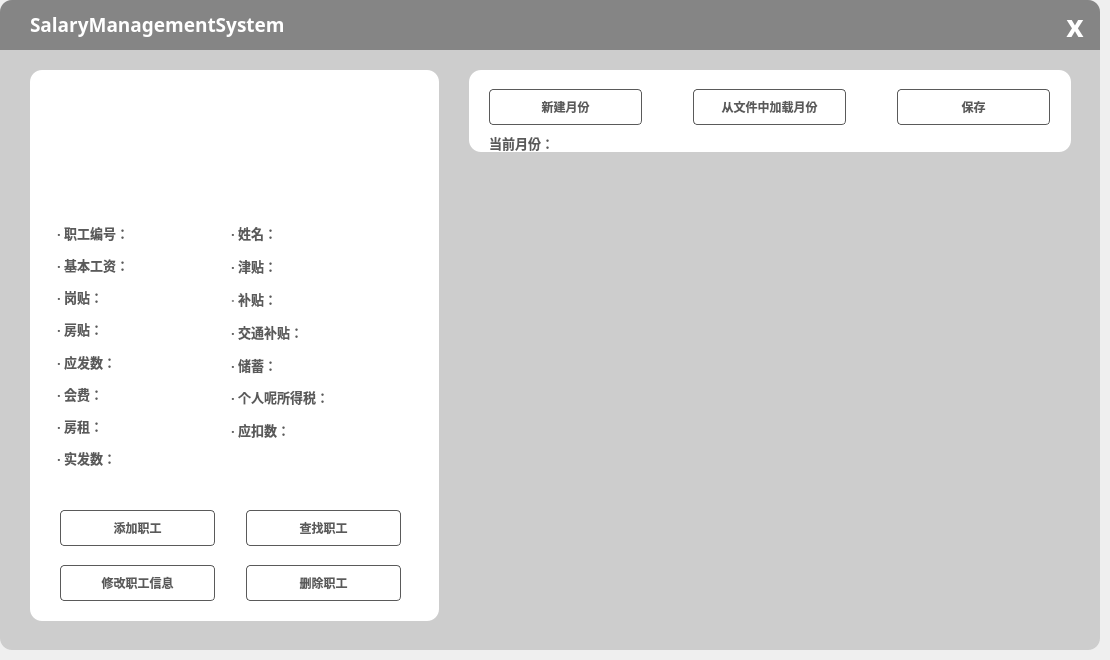
<?xml version="1.0" encoding="UTF-8"?>
<ui version="4.0">
 <class>MainWindow</class>
 <widget class="QMainWindow" name="MainWindow">
  <property name="geometry">
   <rect>
    <x>0</x>
    <y>0</y>
    <width>1110</width>
    <height>660</height>
   </rect>
  </property>
  <property name="windowTitle">
   <string>MainWindow</string>
  </property>
  <widget class="QWidget" name="centralwidget">
   <widget class="QFrame" name="BackgrandFrame">
    <property name="geometry">
     <rect>
      <x>0</x>
      <y>0</y>
      <width>1100</width>
      <height>650</height>
     </rect>
    </property>
    <property name="styleSheet">
     <string notr="true">background-color:rgb(205, 205, 205); 
border-radius: 12px;
 
                     </string>
    </property>
    <property name="frameShape">
     <enum>QFrame::StyledPanel</enum>
    </property>
    <property name="frameShadow">
     <enum>QFrame::Raised</enum>
    </property>
    <widget class="QFrame" name="Topframe">
     <property name="geometry">
      <rect>
       <x>0</x>
       <y>0</y>
       <width>1100</width>
       <height>50</height>
      </rect>
     </property>
     <property name="styleSheet">
      <string notr="true">background-color:rgb(133, 133, 133);
border-top-left-radius: 12px;     
border-top-right-radius: 12px;    
border-bottom-left-radius: 0px;   
border-bottom-right-radius: 0px;  </string>
     </property>
     <property name="frameShape">
      <enum>QFrame::StyledPanel</enum>
     </property>
     <property name="frameShadow">
      <enum>QFrame::Raised</enum>
     </property>
     <widget class="QPushButton" name="closeBtn">
      <property name="geometry">
       <rect>
        <x>1050</x>
        <y>0</y>
        <width>50</width>
        <height>50</height>
       </rect>
      </property>
      <property name="font">
       <font>
        <family>等线</family>
        <pointsize>-1</pointsize>
        <bold>true</bold>
       </font>
      </property>
      <property name="styleSheet">
       <string notr="true">QPushButton {
    background-color: 165, 220, 255;
    color: white;
     border-top-left-radius: 0px;    
    border-top-right-radius: 12px;   
    border-bottom-left-radius: 0px;   
    border-bottom-right-radius: 0px;  
    font-size: 30px;
}
QPushButton:hover {
    background-color: rgb(205, 205, 205);
}</string>
      </property>
      <property name="text">
       <string>x</string>
      </property>
      <property name="flat">
       <bool>false</bool>
      </property>
     </widget>
     <widget class="QLabel" name="SMSlabel">
      <property name="geometry">
       <rect>
        <x>30</x>
        <y>0</y>
        <width>430</width>
        <height>50</height>
       </rect>
      </property>
      <property name="font">
       <font>
        <family>等线</family>
        <bold>true</bold>
       </font>
      </property>
      <property name="text">
       <string>&lt;html&gt;&lt;head/&gt;&lt;body&gt;&lt;p&gt;&lt;span style=&quot; font-size:14pt; font-weight:700; color:#ffffff;&quot;&gt;SalaryManagementSystem&lt;/span&gt;&lt;/p&gt;&lt;/body&gt;&lt;/html&gt;</string>
      </property>
     </widget>
    </widget>
    <widget class="QWidget" name="horizontalLayoutWidget_4">
     <property name="geometry">
      <rect>
       <x>30</x>
       <y>70</y>
       <width>1041</width>
       <height>551</height>
      </rect>
     </property>
     <layout class="QHBoxLayout" name="horizontalLayout_5" stretch="17,1,25">
      <item>
       <widget class="QFrame" name="InfoviewFrame">
        <property name="styleSheet">
         <string notr="true">background-color:rgb(255, 255, 255);
</string>
        </property>
        <property name="frameShape">
         <enum>QFrame::StyledPanel</enum>
        </property>
        <property name="frameShadow">
         <enum>QFrame::Raised</enum>
        </property>
        <widget class="QWidget" name="horizontalLayoutWidget">
         <property name="geometry">
          <rect>
           <x>20</x>
           <y>10</y>
           <width>361</width>
           <height>141</height>
          </rect>
         </property>
         <layout class="QHBoxLayout" name="horizontalLayout" stretch="1,2,2">
          <item>
           <spacer name="horizontalSpacer">
            <property name="orientation">
             <enum>Qt::Horizontal</enum>
            </property>
            <property name="sizeHint" stdset="0">
             <size>
              <width>78</width>
              <height>20</height>
             </size>
            </property>
           </spacer>
          </item>
          <item>
           <widget class="QLabel" name="avatarlabel">
            <property name="text">
             <string/>
            </property>
           </widget>
          </item>
          <item>
           <spacer name="horizontalSpacer_2">
            <property name="orientation">
             <enum>Qt::Horizontal</enum>
            </property>
            <property name="sizeHint" stdset="0">
             <size>
              <width>108</width>
              <height>20</height>
             </size>
            </property>
           </spacer>
          </item>
         </layout>
        </widget>
        <widget class="QGroupBox" name="ImfoviewGroup">
         <property name="geometry">
          <rect>
           <x>7</x>
           <y>150</y>
           <width>351</width>
           <height>251</height>
          </rect>
         </property>
         <property name="styleSheet">
          <string notr="true">background-color:rgb(255, 255, 255)</string>
         </property>
         <property name="title">
          <string/>
         </property>
         <widget class="QWidget" name="layoutWidget">
          <property name="geometry">
           <rect>
            <x>20</x>
            <y>0</y>
            <width>341</width>
            <height>251</height>
           </rect>
          </property>
          <layout class="QHBoxLayout" name="horizontalLayout_2">
           <item>
            <layout class="QVBoxLayout" name="verticalLayout">
             <item>
              <widget class="QLabel" name="EmployeeIDlabel">
               <property name="font">
                <font>
                 <family>等线</family>
                 <bold>true</bold>
                </font>
               </property>
               <property name="text">
                <string>&lt;html&gt;&lt;head/&gt;&lt;body&gt;&lt;p&gt;&lt;span style=&quot; font-size:10pt; color:#5a5a5a;&quot;&gt;· 职工编号：&lt;/span&gt;&lt;/p&gt;&lt;/body&gt;&lt;/html&gt;</string>
               </property>
              </widget>
             </item>
             <item>
              <widget class="QLabel" name="BaseSalarylabel">
               <property name="font">
                <font>
                 <family>等线</family>
                 <bold>true</bold>
                </font>
               </property>
               <property name="text">
                <string>&lt;html&gt;&lt;head/&gt;&lt;body&gt;&lt;p&gt;&lt;span style=&quot; font-size:10pt; color:#5a5a5a;&quot;&gt;· 基本工资：&lt;/span&gt;&lt;/p&gt;&lt;/body&gt;&lt;/html&gt;</string>
               </property>
              </widget>
             </item>
             <item>
              <widget class="QLabel" name="PositionAllowancelabel">
               <property name="font">
                <font>
                 <family>等线</family>
                 <bold>true</bold>
                </font>
               </property>
               <property name="text">
                <string>&lt;html&gt;&lt;head/&gt;&lt;body&gt;&lt;p&gt;&lt;span style=&quot; font-size:10pt; color:#5a5a5a;&quot;&gt;· 岗贴：&lt;/span&gt;&lt;/p&gt;&lt;/body&gt;&lt;/html&gt;</string>
               </property>
              </widget>
             </item>
             <item>
              <widget class="QLabel" name="HousingAllowancelabel">
               <property name="font">
                <font>
                 <family>等线</family>
                 <bold>true</bold>
                </font>
               </property>
               <property name="text">
                <string>&lt;html&gt;&lt;head/&gt;&lt;body&gt;&lt;p&gt;&lt;span style=&quot; font-size:10pt; color:#5a5a5a;&quot;&gt;· 房贴：&lt;/span&gt;&lt;/p&gt;&lt;/body&gt;&lt;/html&gt;</string>
               </property>
              </widget>
             </item>
             <item>
              <widget class="QLabel" name="GrossPaylabel">
               <property name="font">
                <font>
                 <family>等线</family>
                 <bold>true</bold>
                </font>
               </property>
               <property name="text">
                <string>&lt;html&gt;&lt;head/&gt;&lt;body&gt;&lt;p&gt;&lt;span style=&quot; font-size:10pt; color:#5a5a5a;&quot;&gt;· 应发数：&lt;/span&gt;&lt;/p&gt;&lt;/body&gt;&lt;/html&gt;</string>
               </property>
              </widget>
             </item>
             <item>
              <widget class="QLabel" name="MembershipFeeslabel">
               <property name="font">
                <font>
                 <family>等线</family>
                 <bold>true</bold>
                </font>
               </property>
               <property name="text">
                <string>&lt;html&gt;&lt;head/&gt;&lt;body&gt;&lt;p&gt;&lt;span style=&quot; font-size:10pt; color:#5a5a5a;&quot;&gt;· 会费：&lt;/span&gt;&lt;/p&gt;&lt;/body&gt;&lt;/html&gt;</string>
               </property>
              </widget>
             </item>
             <item>
              <widget class="QLabel" name="Rentlabel">
               <property name="font">
                <font>
                 <family>等线</family>
                 <bold>true</bold>
                </font>
               </property>
               <property name="text">
                <string>&lt;html&gt;&lt;head/&gt;&lt;body&gt;&lt;p&gt;&lt;span style=&quot; font-size:10pt; color:#5a5a5a;&quot;&gt;· 房租：&lt;/span&gt;&lt;/p&gt;&lt;/body&gt;&lt;/html&gt;</string>
               </property>
              </widget>
             </item>
             <item>
              <widget class="QLabel" name="NetPaylabel">
               <property name="font">
                <font>
                 <family>等线</family>
                 <bold>true</bold>
                </font>
               </property>
               <property name="text">
                <string>&lt;html&gt;&lt;head/&gt;&lt;body&gt;&lt;p&gt;&lt;span style=&quot; font-size:10pt; color:#5a5a5a;&quot;&gt;· 实发数：&lt;/span&gt;&lt;/p&gt;&lt;/body&gt;&lt;/html&gt;</string>
               </property>
              </widget>
             </item>
            </layout>
           </item>
           <item>
            <layout class="QVBoxLayout" name="verticalLayout_2" stretch="1,1,1,1,1,1,1,1">
             <item>
              <widget class="QLabel" name="Namelabel">
               <property name="font">
                <font>
                 <family>等线</family>
                 <bold>true</bold>
                </font>
               </property>
               <property name="text">
                <string>&lt;html&gt;&lt;head/&gt;&lt;body&gt;&lt;p&gt;&lt;span style=&quot; font-size:10pt; color:#5a5a5a;&quot;&gt;· 姓名：&lt;/span&gt;&lt;/p&gt;&lt;/body&gt;&lt;/html&gt;</string>
               </property>
              </widget>
             </item>
             <item>
              <widget class="QLabel" name="Allowanceslabel">
               <property name="font">
                <font>
                 <family>等线</family>
                 <bold>true</bold>
                </font>
               </property>
               <property name="text">
                <string>&lt;html&gt;&lt;head/&gt;&lt;body&gt;&lt;p&gt;&lt;span style=&quot; font-size:10pt; color:#5a5a5a;&quot;&gt;· 津贴：&lt;/span&gt;&lt;/p&gt;&lt;/body&gt;&lt;/html&gt;</string>
               </property>
              </widget>
             </item>
             <item>
              <widget class="QLabel" name="Subsidieslabel">
               <property name="font">
                <font>
                 <family>等线</family>
                 <bold>true</bold>
                </font>
               </property>
               <property name="text">
                <string>&lt;html&gt;&lt;head/&gt;&lt;body&gt;&lt;p&gt;&lt;span style=&quot; font-size:10pt; color:#858585;&quot;&gt;·&lt;/span&gt;&lt;span style=&quot; font-size:10pt; color:#5a5a5a;&quot;&gt; 补贴：&lt;/span&gt;&lt;/p&gt;&lt;/body&gt;&lt;/html&gt;</string>
               </property>
              </widget>
             </item>
             <item>
              <widget class="QLabel" name="TransportationAllowancelabel">
               <property name="font">
                <font>
                 <family>等线</family>
                 <bold>true</bold>
                </font>
               </property>
               <property name="text">
                <string>&lt;html&gt;&lt;head/&gt;&lt;body&gt;&lt;p&gt;&lt;span style=&quot; font-size:10pt; color:#5a5a5a;&quot;&gt;· 交通补贴：&lt;/span&gt;&lt;/p&gt;&lt;/body&gt;&lt;/html&gt;</string>
               </property>
              </widget>
             </item>
             <item>
              <widget class="QLabel" name="Savingslabel">
               <property name="font">
                <font>
                 <family>等线</family>
                 <bold>true</bold>
                </font>
               </property>
               <property name="text">
                <string>&lt;html&gt;&lt;head/&gt;&lt;body&gt;&lt;p&gt;&lt;span style=&quot; font-size:10pt; color:#5a5a5a;&quot;&gt;· 储蓄：&lt;/span&gt;&lt;/p&gt;&lt;/body&gt;&lt;/html&gt;</string>
               </property>
              </widget>
             </item>
             <item>
              <widget class="QLabel" name="PersonalIncomeTaxlabel">
               <property name="font">
                <font>
                 <family>等线</family>
                 <bold>true</bold>
                </font>
               </property>
               <property name="text">
                <string>&lt;html&gt;&lt;head/&gt;&lt;body&gt;&lt;p&gt;&lt;span style=&quot; font-size:10pt; color:#5a5a5a;&quot;&gt;· 个人呢所得税：&lt;/span&gt;&lt;/p&gt;&lt;/body&gt;&lt;/html&gt;</string>
               </property>
              </widget>
             </item>
             <item>
              <widget class="QLabel" name="Deductionslabel">
               <property name="font">
                <font>
                 <family>等线</family>
                 <bold>true</bold>
                </font>
               </property>
               <property name="text">
                <string>&lt;html&gt;&lt;head/&gt;&lt;body&gt;&lt;p&gt;&lt;span style=&quot; font-size:10pt; color:#5a5a5a;&quot;&gt;· 应扣数：&lt;/span&gt;&lt;/p&gt;&lt;/body&gt;&lt;/html&gt;</string>
               </property>
              </widget>
             </item>
             <item>
              <spacer name="verticalSpacer">
               <property name="orientation">
                <enum>Qt::Vertical</enum>
               </property>
               <property name="sizeHint" stdset="0">
                <size>
                 <width>20</width>
                 <height>40</height>
                </size>
               </property>
              </spacer>
             </item>
            </layout>
           </item>
          </layout>
         </widget>
        </widget>
        <widget class="QWidget" name="horizontalLayoutWidget_2">
         <property name="geometry">
          <rect>
           <x>30</x>
           <y>440</y>
           <width>341</width>
           <height>91</height>
          </rect>
         </property>
         <layout class="QHBoxLayout" name="horizontalLayout_3" stretch="6,1,6">
          <item>
           <layout class="QVBoxLayout" name="verticalLayout_3" stretch="3,1,3">
            <item>
             <widget class="QPushButton" name="addEmployeeButton">
              <property name="sizePolicy">
               <sizepolicy hsizetype="Minimum" vsizetype="Minimum">
                <horstretch>0</horstretch>
                <verstretch>0</verstretch>
               </sizepolicy>
              </property>
              <property name="font">
               <font>
                <family>等线</family>
                <pointsize>-1</pointsize>
                <bold>true</bold>
               </font>
              </property>
              <property name="styleSheet">
               <string notr="true">QPushButton{
color:rgb(90, 90, 90);
border:1px solid rgb(90, 90, 90);
border-radius:4px;
font-size:12px;
}
QPushButton:hover {
    background-color: rgb(205, 205, 205);
color:rgb(255, 255, 255);
font-size:14px;
}
QPushButton:pressed{
    background-color: rgb(133,133,133);
color:rgb(255, 255, 255);
font-size:12px;
}</string>
              </property>
              <property name="text">
               <string>添加职工</string>
              </property>
             </widget>
            </item>
            <item>
             <spacer name="verticalSpacer_2">
              <property name="orientation">
               <enum>Qt::Vertical</enum>
              </property>
              <property name="sizeHint" stdset="0">
               <size>
                <width>20</width>
                <height>40</height>
               </size>
              </property>
             </spacer>
            </item>
            <item>
             <widget class="QPushButton" name="updateEmployeeButton">
              <property name="sizePolicy">
               <sizepolicy hsizetype="Minimum" vsizetype="Minimum">
                <horstretch>0</horstretch>
                <verstretch>0</verstretch>
               </sizepolicy>
              </property>
              <property name="font">
               <font>
                <family>等线</family>
                <pointsize>-1</pointsize>
                <bold>true</bold>
               </font>
              </property>
              <property name="styleSheet">
               <string notr="true">QPushButton{
color:rgb(90, 90, 90);
border:1px solid rgb(90, 90, 90);
border-radius:4px;
font-size:12px;
}
QPushButton:hover {
    background-color: rgb(205, 205, 205);
color:rgb(255, 255, 255);
font-size:14px;
}
QPushButton:pressed {
    background-color: rgb(133,133,133);
color:rgb(255, 255, 255);
font-size:12px;
}</string>
              </property>
              <property name="text">
               <string>修改职工信息</string>
              </property>
             </widget>
            </item>
           </layout>
          </item>
          <item>
           <spacer name="horizontalSpacer_3">
            <property name="orientation">
             <enum>Qt::Horizontal</enum>
            </property>
            <property name="sizeHint" stdset="0">
             <size>
              <width>40</width>
              <height>20</height>
             </size>
            </property>
           </spacer>
          </item>
          <item>
           <layout class="QVBoxLayout" name="verticalLayout_4" stretch="3,1,3">
            <item>
             <widget class="QPushButton" name="getEmployeeButton">
              <property name="sizePolicy">
               <sizepolicy hsizetype="Minimum" vsizetype="Minimum">
                <horstretch>0</horstretch>
                <verstretch>0</verstretch>
               </sizepolicy>
              </property>
              <property name="font">
               <font>
                <family>等线</family>
                <pointsize>-1</pointsize>
                <bold>true</bold>
               </font>
              </property>
              <property name="styleSheet">
               <string notr="true">QPushButton{
color:rgb(90, 90, 90);
border:1px solid rgb(90, 90, 90);
border-radius:4px;
font-size:12px;
}
QPushButton:hover {
    background-color: rgb(205, 205, 205);
color:rgb(255, 255, 255);
font-size:14px;
}
QPushButton:pressed {
    background-color: rgb(133,133,133);
color:rgb(255, 255, 255);
font-size:12px;
}</string>
              </property>
              <property name="text">
               <string>查找职工</string>
              </property>
             </widget>
            </item>
            <item>
             <spacer name="verticalSpacer_3">
              <property name="orientation">
               <enum>Qt::Vertical</enum>
              </property>
              <property name="sizeHint" stdset="0">
               <size>
                <width>20</width>
                <height>40</height>
               </size>
              </property>
             </spacer>
            </item>
            <item>
             <widget class="QPushButton" name="deleteEmployeeButton">
              <property name="sizePolicy">
               <sizepolicy hsizetype="Minimum" vsizetype="Minimum">
                <horstretch>0</horstretch>
                <verstretch>0</verstretch>
               </sizepolicy>
              </property>
              <property name="font">
               <font>
                <family>等线</family>
                <pointsize>-1</pointsize>
                <bold>true</bold>
               </font>
              </property>
              <property name="styleSheet">
               <string notr="true">QPushButton{
color:rgb(90, 90, 90);
border:1px solid rgb(90, 90, 90);
border-radius:4px;
font-size:12px;
}
QPushButton:hover {
    background-color: rgb(205, 205, 205);
color:rgb(255, 255, 255);
font-size:14px;
}
QPushButton:pressed {
    background-color: rgb(133,133,133);
color:rgb(255, 255, 255);
font-size:12px;
}</string>
              </property>
              <property name="text">
               <string>删除职工</string>
              </property>
             </widget>
            </item>
           </layout>
          </item>
         </layout>
        </widget>
       </widget>
      </item>
      <item>
       <spacer name="horizontalSpacer_6">
        <property name="orientation">
         <enum>Qt::Horizontal</enum>
        </property>
        <property name="sizeHint" stdset="0">
         <size>
          <width>40</width>
          <height>20</height>
         </size>
        </property>
       </spacer>
      </item>
      <item>
       <layout class="QVBoxLayout" name="verticalLayout_6" stretch="9,1,50">
        <item>
         <widget class="QFrame" name="frame">
          <property name="styleSheet">
           <string notr="true">background-color:rgb(255, 255, 255);</string>
          </property>
          <property name="frameShape">
           <enum>QFrame::StyledPanel</enum>
          </property>
          <property name="frameShadow">
           <enum>QFrame::Raised</enum>
          </property>
          <widget class="QWidget" name="verticalLayoutWidget">
           <property name="geometry">
            <rect>
             <x>20</x>
             <y>19</y>
             <width>561</width>
             <height>66</height>
            </rect>
           </property>
           <layout class="QVBoxLayout" name="verticalLayout_5" stretch="7,0">
            <item>
             <layout class="QHBoxLayout" name="horizontalLayout_4" stretch="9,1,9,1,9">
              <item>
               <widget class="QPushButton" name="createMonthButton">
                <property name="sizePolicy">
                 <sizepolicy hsizetype="Fixed" vsizetype="Fixed">
                  <horstretch>0</horstretch>
                  <verstretch>0</verstretch>
                 </sizepolicy>
                </property>
                <property name="font">
                 <font>
                  <family>等线</family>
                  <pointsize>-1</pointsize>
                  <bold>true</bold>
                 </font>
                </property>
                <property name="styleSheet">
                 <string notr="true">QPushButton{
height:34;
width:151;
color:rgb(90, 90, 90);
border:1px solid rgb(90, 90, 90);
border-radius:4px;
font-size:12px;
}
QPushButton:hover {
    background-color: rgb(205, 205, 205);
color:rgb(255, 255, 255);
font-size:14px;
}
QPushButton:pressed{
    background-color: rgb(133,133,133);
color:rgb(255, 255, 255);
font-size:12px;
}</string>
                </property>
                <property name="text">
                 <string>新建月份</string>
                </property>
               </widget>
              </item>
              <item>
               <spacer name="horizontalSpacer_4">
                <property name="orientation">
                 <enum>Qt::Horizontal</enum>
                </property>
                <property name="sizeHint" stdset="0">
                 <size>
                  <width>40</width>
                  <height>20</height>
                 </size>
                </property>
               </spacer>
              </item>
              <item>
               <widget class="QPushButton" name="loadDataByMonthButton">
                <property name="sizePolicy">
                 <sizepolicy hsizetype="Fixed" vsizetype="Fixed">
                  <horstretch>0</horstretch>
                  <verstretch>0</verstretch>
                 </sizepolicy>
                </property>
                <property name="font">
                 <font>
                  <family>等线</family>
                  <pointsize>-1</pointsize>
                  <bold>true</bold>
                 </font>
                </property>
                <property name="styleSheet">
                 <string notr="true">QPushButton{
height:34;
width:151;
color:rgb(90, 90, 90);
border:1px solid rgb(90, 90, 90);
border-radius:4px;
font-size:12px;
}
QPushButton:hover {
    background-color: rgb(205, 205, 205);
color:rgb(255, 255, 255);
font-size:14px;
}
QPushButton:pressed{
    background-color: rgb(133,133,133);
color:rgb(255, 255, 255);
font-size:12px;
}</string>
                </property>
                <property name="text">
                 <string>从文件中加载月份</string>
                </property>
               </widget>
              </item>
              <item>
               <spacer name="horizontalSpacer_5">
                <property name="orientation">
                 <enum>Qt::Horizontal</enum>
                </property>
                <property name="sizeHint" stdset="0">
                 <size>
                  <width>40</width>
                  <height>20</height>
                 </size>
                </property>
               </spacer>
              </item>
              <item>
               <widget class="QPushButton" name="saveDataByMonthButton">
                <property name="sizePolicy">
                 <sizepolicy hsizetype="Fixed" vsizetype="Fixed">
                  <horstretch>0</horstretch>
                  <verstretch>0</verstretch>
                 </sizepolicy>
                </property>
                <property name="font">
                 <font>
                  <family>等线</family>
                  <pointsize>-1</pointsize>
                  <bold>true</bold>
                 </font>
                </property>
                <property name="styleSheet">
                 <string notr="true">QPushButton{
height:34;
width:151;
color:rgb(90, 90, 90);
border:1px solid rgb(90, 90, 90);
border-radius:4px;
font-size:12px;
}
QPushButton:hover {
    background-color: rgb(205, 205, 205);
color:rgb(255, 255, 255);
font-size:14px;
}
QPushButton:pressed{
    background-color: rgb(133,133,133);
color:rgb(255, 255, 255);
font-size:12px;
}</string>
                </property>
                <property name="text">
                 <string>保存</string>
                </property>
               </widget>
              </item>
             </layout>
            </item>
            <item>
             <layout class="QHBoxLayout" name="horizontalLayout_6" stretch="2,1,1">
              <item>
               <widget class="QLabel" name="MonthViewLabel">
                <property name="font">
                 <font>
                  <family>等线</family>
                  <bold>true</bold>
                 </font>
                </property>
                <property name="styleSheet">
                 <string notr="true">background-color:rgb(255, 255, 255)</string>
                </property>
                <property name="text">
                 <string>&lt;html&gt;&lt;head/&gt;&lt;body&gt;&lt;p&gt;&lt;span style=&quot; font-size:10pt; color:#5a5a5a;&quot;&gt;当前月份：&lt;/span&gt;&lt;/p&gt;&lt;/body&gt;&lt;/html&gt;</string>
                </property>
               </widget>
              </item>
              <item>
               <spacer name="horizontalSpacer_7">
                <property name="orientation">
                 <enum>Qt::Horizontal</enum>
                </property>
                <property name="sizeHint" stdset="0">
                 <size>
                  <width>40</width>
                  <height>20</height>
                 </size>
                </property>
               </spacer>
              </item>
              <item>
               <widget class="QLabel" name="SaveLabel">
                <property name="font">
                 <font>
                  <family>等线</family>
                  <bold>true</bold>
                 </font>
                </property>
                <property name="styleSheet">
                 <string notr="true">background-color:rgb(255, 255, 255);</string>
                </property>
                <property name="text">
                 <string>&lt;html&gt;&lt;head/&gt;&lt;body&gt;&lt;p&gt;&lt;span style=&quot; font-size:10pt; color:#5a5a5a;&quot;&gt;&lt;/span&gt;&lt;/p&gt;&lt;/body&gt;&lt;/html&gt;</string>
                </property>
               </widget>
              </item>
             </layout>
            </item>
           </layout>
          </widget>
         </widget>
        </item>
        <item>
         <spacer name="verticalSpacer_4">
          <property name="orientation">
           <enum>Qt::Vertical</enum>
          </property>
          <property name="sizeHint" stdset="0">
           <size>
            <width>20</width>
            <height>40</height>
           </size>
          </property>
         </spacer>
        </item>
        <item>
         <widget class="QListView" name="EmployeeListView">
          <property name="sizePolicy">
           <sizepolicy hsizetype="Minimum" vsizetype="Minimum">
            <horstretch>0</horstretch>
            <verstretch>0</verstretch>
           </sizepolicy>
          </property>
          <property name="styleSheet">
           <string notr="true">background-color:rgb(255, 255, 255);
QListView::item:hover{
                background-color: #e0eaf1;
            }
QListView::item:pressed {
                background-color: #7aa7c7;
                color: #ffffff;
            }</string>
          </property>
         </widget>
        </item>
       </layout>
      </item>
     </layout>
    </widget>
   </widget>
  </widget>
 </widget>
 <resources/>
 <connections/>
</ui>
